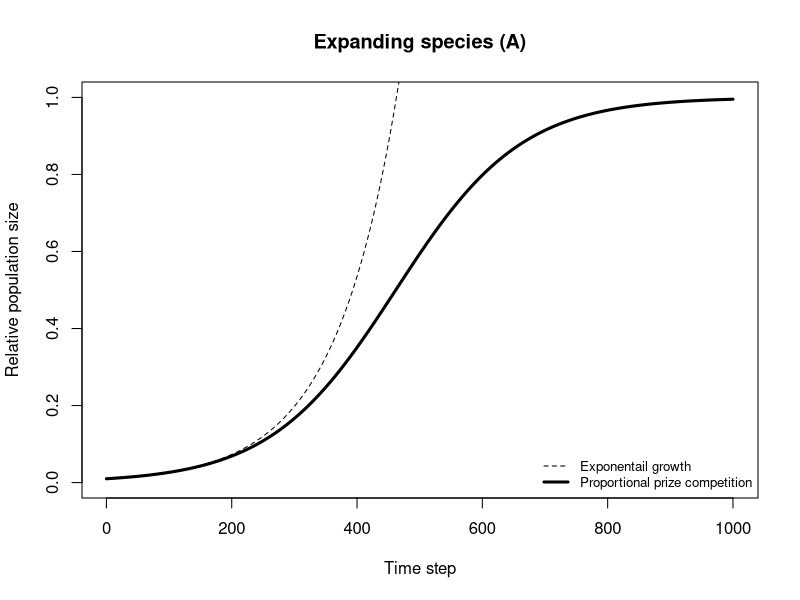
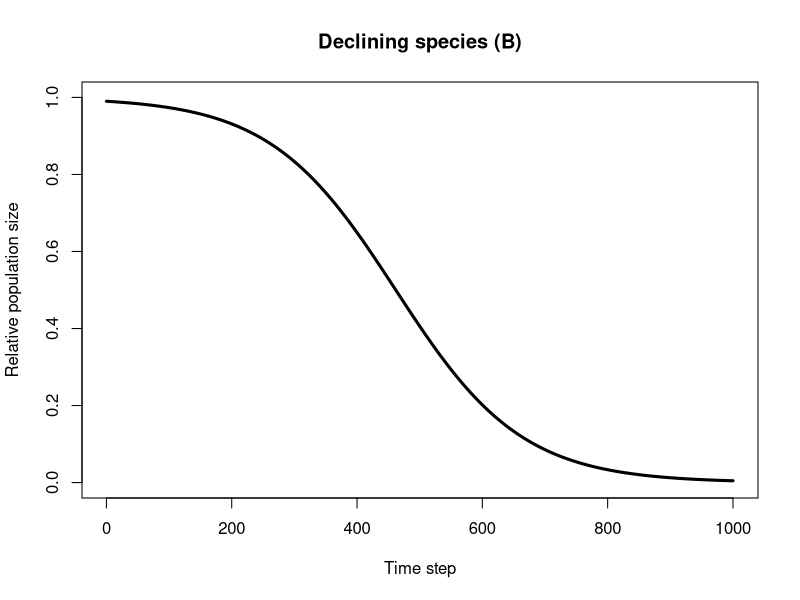

These figures' R source, in order:
# 2019 11 04 I.Zliobaite
# logistic: proportional prize competition

pop1 <- 0.01
pop2 <- 1 - pop1
pop11 <- pop1

alfa <- 1.01
cik <- 1000

pop <- c(pop1,pop2,pop11)
  
for (sk in 1:cik){
  
  beta <- 1/ (alfa*pop1 + 1 - pop1)
  
  pop1 <- pop1*alfa*beta
  pop2 <- pop2*beta
  pop11 <- pop11*alfa
  
  pop <-rbind(pop,c(pop1,pop2,pop11))
}

pdf('fig_Fig1A.pdf',width = 4.5, height = 4)
plot(c(0:cik),pop[,1],xlim = c(1,cik),ylim = c(0,1), xlab = 'Time step', ylab = 'Relative population size',type = "l", lwd = 3, main = 'Expanding species (A)')
lines(c(0:cik),pop[,3],lty = 2 )
legend('bottomright',lty= c(2,1), lwd = c(1,3), legend = c('Exponentail growth','Proportional prize competition'),cex = 0.8, bty = 'n')
dev.off()

pdf('fig_Fig1B.pdf',width = 4.5, height = 4)
plot(c(0:cik),pop[,2],xlim = c(1,cik),ylim = c(0,1), xlab = 'Time step', ylab = 'Relative population size',type = "l", lwd = 3, main = 'Declining species (B)')
dev.off()
